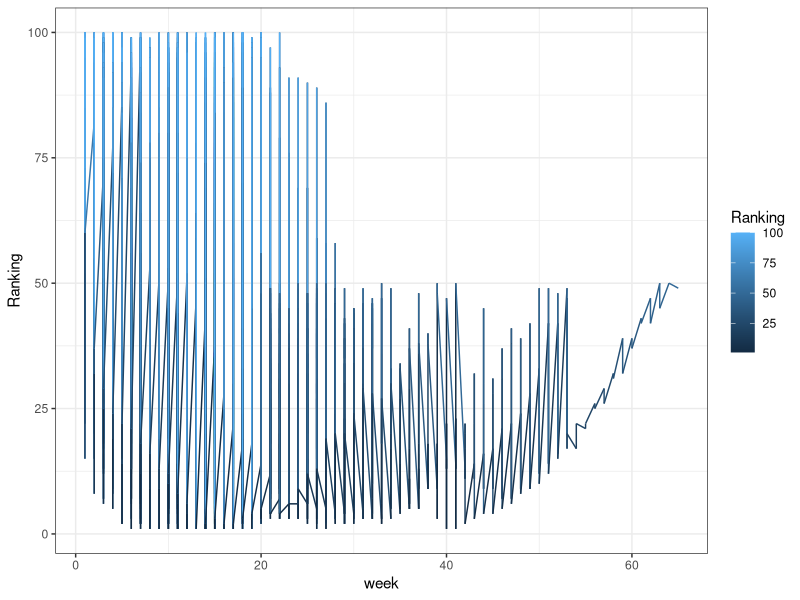

This chart was generated by the following R code:
## ---- chunk 1
knitr::opts_chunk$set(echo = TRUE)

## ---- chunk 2
library(tidyverse)
## ---- chunk 3
songs <- billboard %>%
  pivot_longer(
    cols = starts_with("wk"),
    names_to = "Weeks",
    values_to = "Ranking",
    values_drop_na = TRUE,
  ) %>%
  mutate(week = parse_number(Weeks))
songs
## ---- chunk 4
ggplot(songs) +
aes(x=week ,y= Ranking, colour=Ranking) +
geom_line() +
theme_bw()
## ---- chunk 5
patients <- cms_patient_experience %>%
  pivot_wider(
    names_from = "measure_cd",
    values_from = "prf_rate",
    id_cols = starts_with("org")
  )
patients
